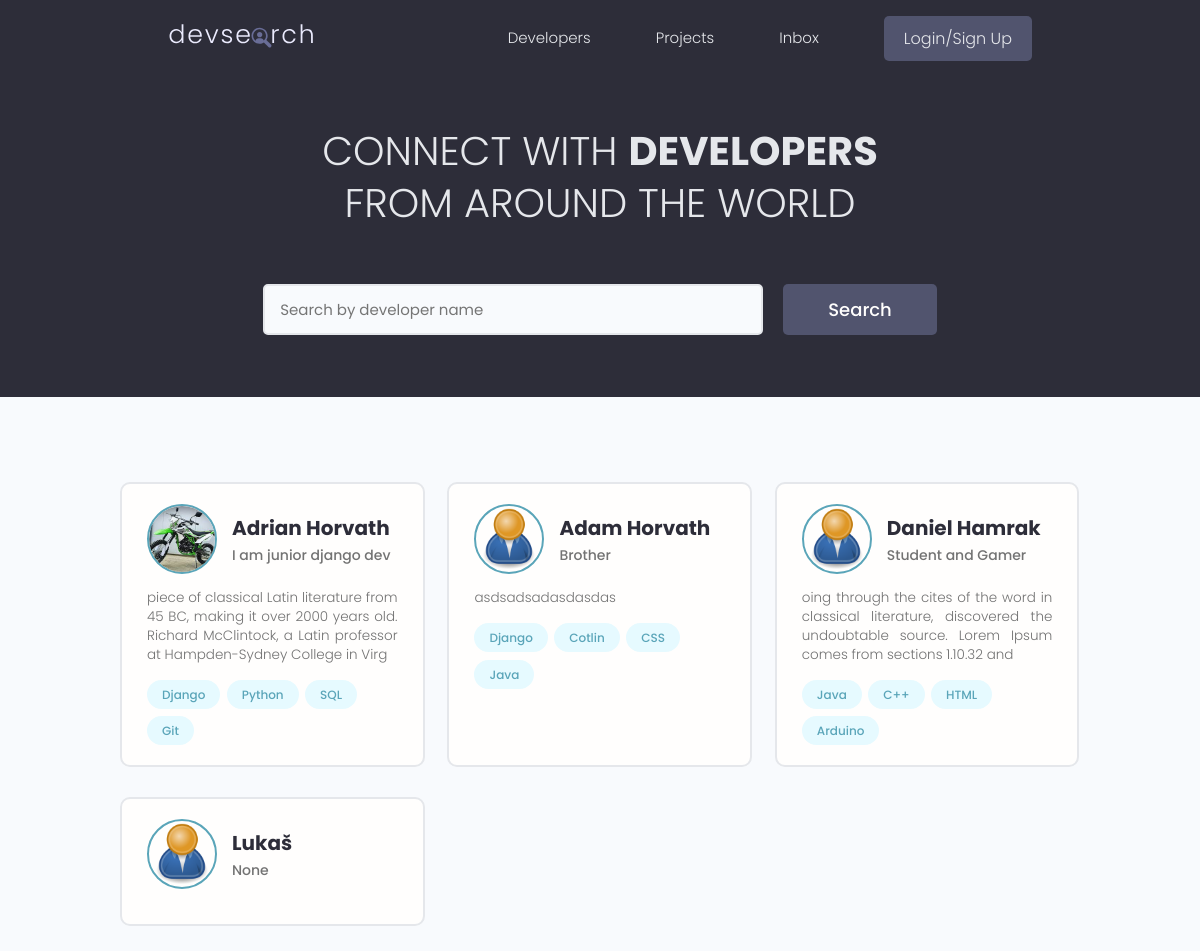
Before: / with the older database file.
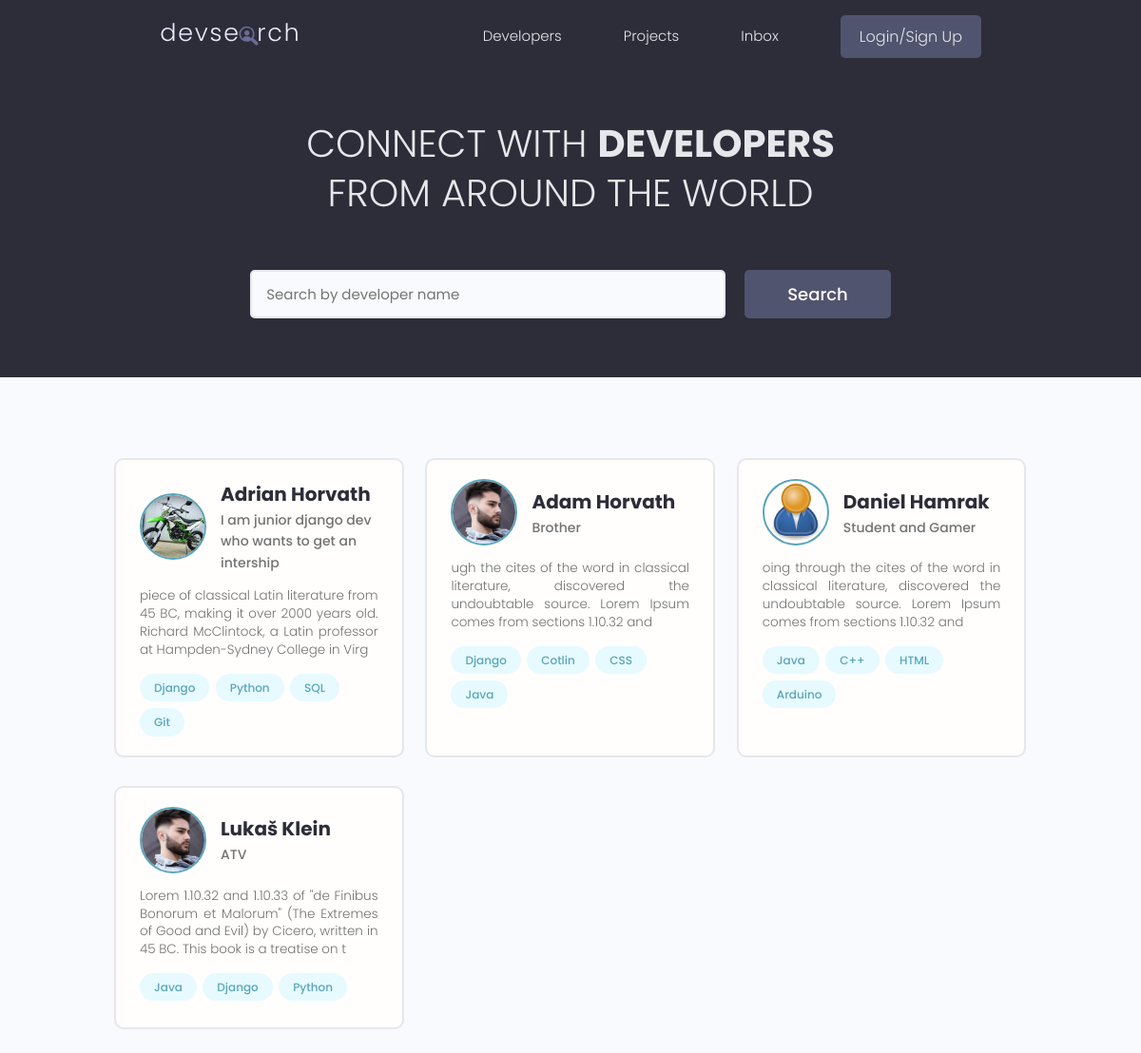
After: the same page with the newer database file.
### users/models.py (models this page shows, shortened)
class Profile(models.Model):
    id = models.UUIDField(default=uuid.uuid4, unique=True,
    primary_key=True, editable=False)
    user = models.OneToOneField(User, on_delete=models.CASCADE, null=True,blank=True)
    name = models.CharField(max_length=200, blank=True, null=True)
    username = models.CharField(max_length=200, blank=True, null=True)
    location = models.CharField(max_length=200, blank=True, null=True)
    email = models.EmailField(max_length=300, null= True, blank=True)
    short_info = models.CharField(max_length=200, blank=True, null=True)
    bio = models.TextField(blank=True, null=True)
    profile_image = models.ImageField(blank=True, null=True, upload_to="profiles/", default="profiles/user-default.png")
    social_github = models.CharField(max_length=200, blank=True, null=True)
    social_twitter = models.CharField(max_length=200, blank=True, null=True)
    social_linkedin = models.CharField(max_length=200, blank=True, null=True)
    social_youtube = models.CharField(max_length=200, blank=True, null=True)
    social_website = models.CharField(max_length=200, blank=True, null=True)
    social_stackoverflow = models.CharField(max_length=200, blank=True, null=True)
    created = models.DateTimeField(auto_now_add=True)

class Skill(models.Model):
    id = models.UUIDField(default=uuid.uuid4, unique=True,
    primary_key=True, editable=False)
    skill = models.ForeignKey(Profile,on_delete=models.CASCADE, null=True, blank=True)
    name = models.CharField(max_length=50, blank=True, null=True)
    description = models.TextField(blank=True, null=True)
    created = models.DateTimeField(auto_now_add=True)

### users/views.py (the view)
# urls.py: path("", views.profiles,name="profiles" ),
def profiles (request):
    profiles= Profile.objects.all()
    context = {"profiles":profiles}
    return render(request, "users/profiles.html", context)

### users/templates/users/profiles.html (shortened to what this page needs)
{% extends 'main.html' %}
{% block content %}
<main class="home">
    <section class="hero-section text-center">
        <div class="container container--narrow">
            <div class="hero-section__box">
                <h2>CONNECT WITH <span>DEVELOPERS</span></h2>
                <h2>FROM AROUND THE WORLD</h2>
            </div>
            <div class="hero-section__search">
                <form class="form" action="#" method="get">
                    <div class="form__field">
                        <input class="input input--text" id="formInput#search" type="text" name="text"
                            placeholder="Search by developer name" />
                    </div>
                    <input class="btn btn--sub btn--lg" type="submit" value="Search" />
                </form>
            </div>
        </div>
    </section>
    <section class="devlist">
        <div class="container">
            <div class="grid grid--three">
                {% for profile in profiles %}
                <div class="column card">
                    <div class="dev">
                        <a href="{% url 'profile' profile.id %}" class="card__body">
                            <div class="dev__profile">
                                <img class="avatar avatar--md" src="{{ profile.profile_image.url }}"
                                    alt="image" />
                                <div class="dev__meta">
                                    <h3>{{ profile.name }}</h3>
                                    <h5>{{ profile.short_info|slice:"60" }}</h5>
                                </div>
                            </div>
                            <p class="dev__info">{{ profile.bio|slice:"150" }}</p>
                            <div class="dev__skills">
                                {% for skill in profile.skill_set.all|slice:"4" %}
                                <span class="tag tag--pill tag--main">
                                    <small>{{ skill.name }}</small>
                                </span>
                                {% endfor %}
                            </div>
                        </a>
                    </div>
                </div>
                {% endfor %}
            </div>
        </div>
    </section>
</main>
{% endblock content %}

Changed rows visible on the page:
removed Profile: profile_image (placeholder picture), name "Lukaš", short_info "None"
changed Profile "Adrian Horvath": short_info "I am junior django dev" → "I am junior django dev who wants to get an intership"
changed Profile "Adam Horvath": profile_image: picture added in place of a placeholder; bio "asdsadsadasdasdas" → "ugh the cites of the word in classical literature, discovered the undoubtable source. Lorem Ipsum comes from sections 1.10.32 and"
added Profile: profile_image (picture), name "Lukaš Klein", short_info "ATV", bio "Lorem 1.10.32 and 1.10.33 of \"de Finibus Bonorum et Malorum\" (The Extremes of Good and Evil) by Cicero, written in 45 BC. This book is a treatise on t"
added Skill: name "Java", shown under "Lukaš Klein"
added Skill: name "Django", shown under "Lukaš Klein"
added Skill: name "Python", shown under "Lukaš Klein"
